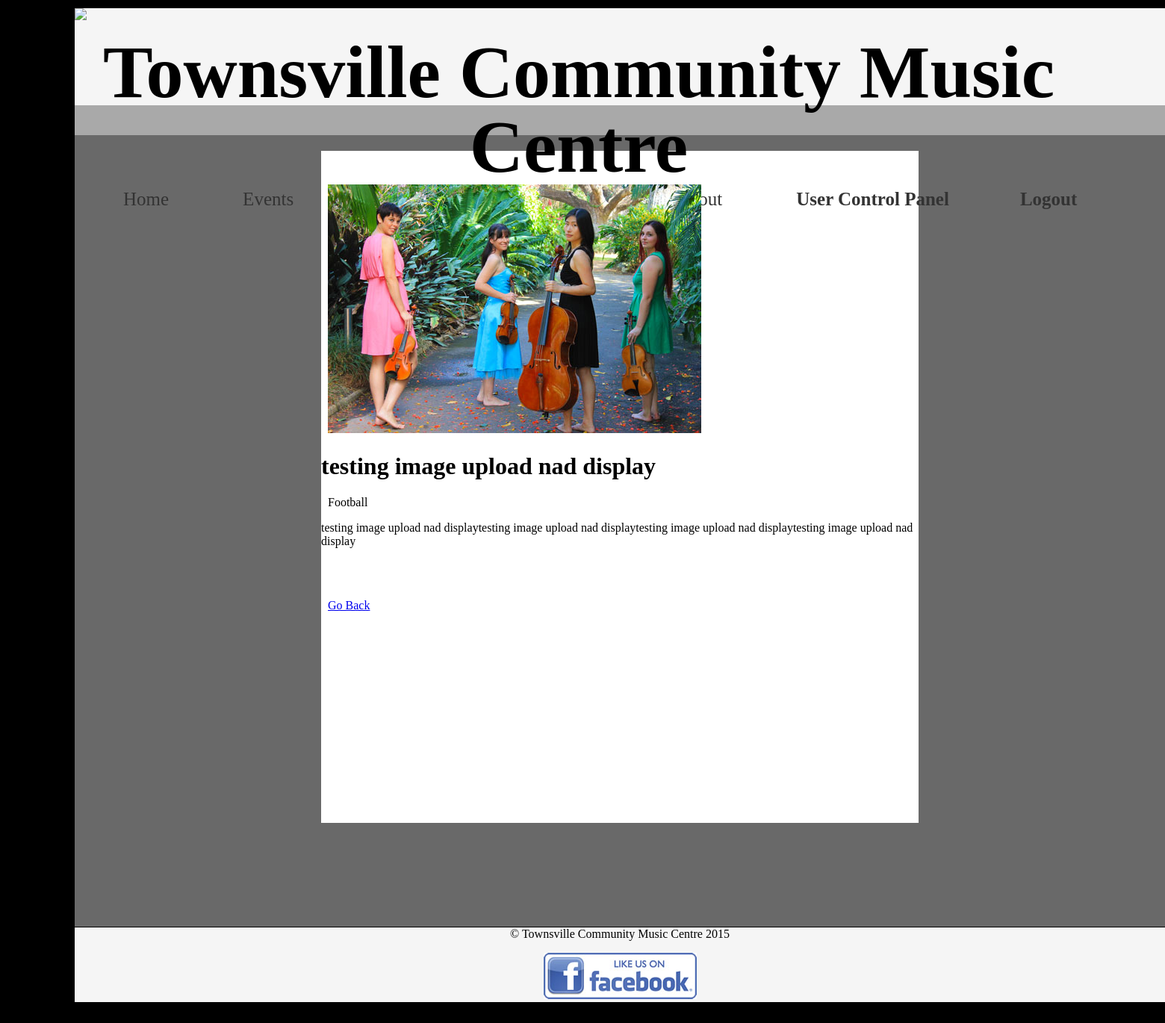
Screenshot of /moreinfo.php?id=48 (signed in) with the database file from the repository.
### tables this page shows
CREATE TABLE "artist_details" (
  "artist_id" integer NOT NULL PRIMARY KEY AUTOINCREMENT,
  "name" text NOT NULL,
  "description" text NOT NULL,
  "more_info" text NULL,
  "genre" text NOT NULL,
  "images" text NOT NULL DEFAULT 'image_not_available.jpg',
  "thumbnail_image" text NOT NULL DEFAULT 'image_not_available.jpg'
);

### moreinfo.php (the view, shortened to what this page needs)
<!DOCTYPE html>
<html lang="en"
    <head>
        <link rel="stylesheet" type="text/css" href="stylesheet.css">
    </head>
    <body>
<?php
include("dbconnect.php");
?>
<?php
$sql = "SELECT * FROM artist_details WHERE artist_id = ". $_GET["id"]
?>
 <?php
include("header.php")
?>
<?php
include("nav.php")
?>
 <div id="content">
<div id ="artist">
<?php
foreach($dbh->query($sql) as $row){
?>
<p>
<?php
echo "<img src='$row[images]' > <p>\n</p> <h1>$row[name]</h1> <p>\n</p> <p>$row[genre]</p> <p>\n</p> $row[more_info]";
?>
<?php }?>
</p>
<br>
<br>
<p><a href="/musos.php"> Go Back </a></p>
</div>
 </div>
 <?php
include("footer.php")
?>
    </body>

### stylesheet.css (style rules this page uses)
body { background-color: black; margin: 50px; margin-left: 100px; margin-top: -10px; }
#content { height: 1050px; width: 1450px; background-color: dimgray; padding: 5px; }
p { font-family: "crimson-text"; margin-left: 9px; margin-right: 9px; }
#artist { width: 800px; height:900px; background-color: white; margin: auto; font-family: "crimson-text"; }

### rows the page displays
artist_details: images (picture), name "testing image upload nad display", genre "Football", more_info "testing image upload nad displaytesting image upload nad displaytesting image upload nad displaytesting image upload nad display"
